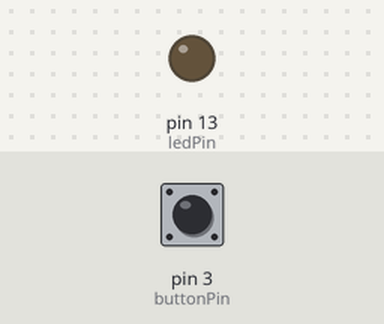
This sketch was run on a simulated Arduino Uno, built with avr-gcc and run on an emulated ATmega328P. Parts: output pins drawn as LEDs (lit = HIGH). Inputs (shaded band) come from the test bench; at power-on: pin 3 (buttonPin) LOW.

Above: at 1.2 s.
1.3 s: pin 3 (buttonPin) pulled HIGH for 0.15 s
At 2.1 s:
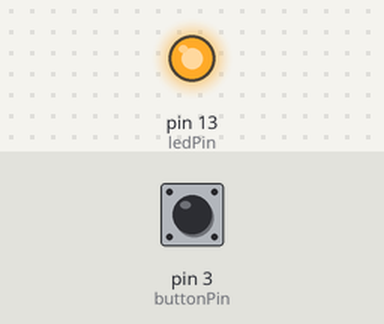
2.9 s: pin 3 (buttonPin) pulled HIGH for 1 s
At 3.3 s:
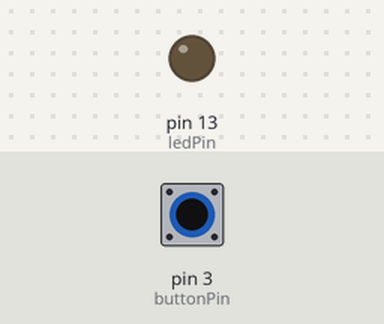
5.4 s: pin 3 (buttonPin) pulled HIGH for 3.2 s
At 6.4 s:
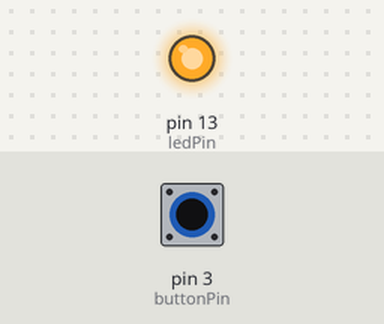
Timing chart, 0 to 8.4 s (numbered marks = the images above; inputs shaded):
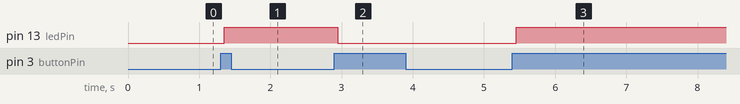

Measured:
- after the input at 1.3 s, pin 13 (ledPin): LOW → HIGH after 0.05 s
- after the input at 2.9 s, pin 13 (ledPin): HIGH → LOW after 0.05 s
- after the input at 5.4 s, pin 13 (ledPin): LOW → HIGH after 0.05 s

The sketch:

2025_10_30_button_toggle_debounce.ino
```cpp
//#include <SoftwareSerial.h>

// C++ code
//

int ledPin = 13;
int buttonPin = 3;

int ledState = LOW;          // LED 当前状态
int lastButtonState = 0;     // 上一次按钮状态
int stableState = LOW;       // 去抖后确认下的稳定状态

unsigned long lastDebounceTime = 0;
const unsigned long debounceDelay = 50; // 去抖延时（ms）

void setup() {
  pinMode(ledPin, OUTPUT);
  pinMode(buttonPin, INPUT);  // 外部下拉
  digitalWrite(ledPin, ledState);
}

void loop() {

  int reading = digitalRead(buttonPin); // 读取原始状态
  // int buttonState = digitalRead(buttonPin);

  // 如果状态变化了（抖或真变化），更新计时起点
  if (reading != lastButtonState){
    lastDebounceTime = millis();
  }

  // 若超过去抖时间，认为状态稳定
  if ((millis() - lastDebounceTime) > debounceDelay){
    // 如果稳定状态和当前读到的稳定值不同，说明状态真正改变
    if (reading != stableState){
    	stableState = reading;

      // 对外部下拉，按下=HIGH -> 检测上升沿
      if (stableState == HIGH) {
        ledState = !ledState;
        digitalWrite(ledPin, ledState);
      }
    }
  }

  lastButtonState = reading;    // 更新上一次状态
}
```
